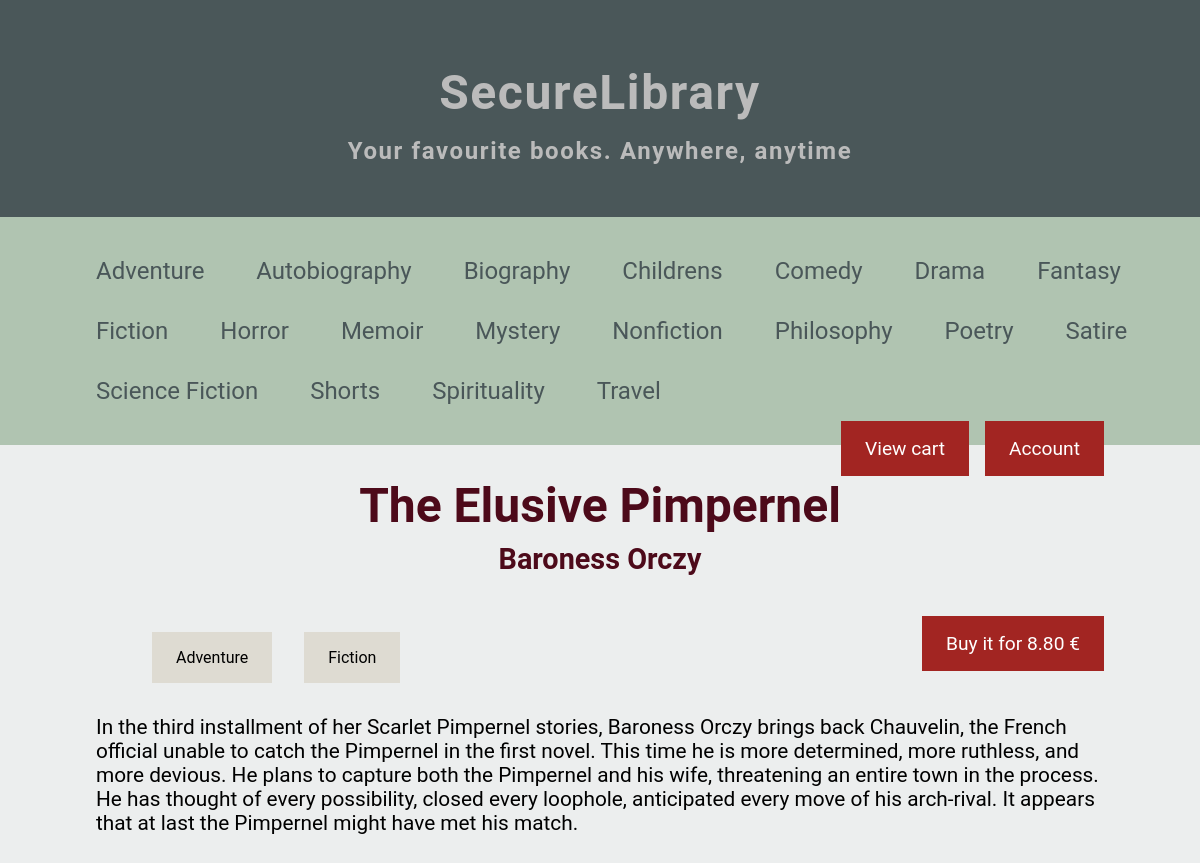
Page /book.php?id=1 on the committed database.
### tables this page shows
CREATE TABLE `genres` (
  `id` int PRIMARY KEY AUTO_INCREMENT,
  `name` varchar(255)
);

CREATE TABLE `ebooks` (
  `id` int PRIMARY KEY AUTO_INCREMENT,
  `title` varchar(255),
  `author` varchar(255),
  `description` text,
  `price` float,
  `path` varchar(255)
);

### public_html/includes/functions.php (called while the page is built, shortened)
<?php
require_once "db_connect.php";
function get_all_genres(){
    global $mysqli;
    return $mysqli->query("SELECT * FROM genres ORDER BY name ASC");
}
function get_book($id)
{
    global $mysqli;
    $book_query = $mysqli->prepare(
        "SELECT *
                FROM ebooks B
                WHERE B.id = ? "
    );
    $book_query->bind_param("i", $id);
    $book_query->execute();
    $book_result = $book_query->get_result();
    return $book_result ? $book_result->fetch_array() : false;
}
function get_book_genres($book_id)
{
    global $mysqli;
    $genre_query = $mysqli->prepare(
        "SELECT G.id, G.name
                FROM ebook_genre EG INNER JOIN genres G
                ON EG.genre_id = G.id
                WHERE EG.ebook_id = ?"
    );
    $genre_query->bind_param("i", $book_id);
    $genre_query->execute();
    return $genre_query->get_result();
}

### public_html/includes/auth_functions.php (called while the page is built, shortened)
<?php
    require_once "db_connect.php";
    function path_to_ebook_auth($user_id, $ebook_id){
        global $mysqli;
        $ownership_query = $mysqli->prepare(
            "SELECT E.path AS `path`
                FROM order_ebook OE
                    INNER JOIN orders O ON (O.id=OE.order_id)
                    INNER JOIN ebooks E ON (E.id=OE.ebook_id)
                WHERE O.user_id = ? AND OE.ebook_id = ?"
        );
        $ownership_query->bind_param("ii", $user_id, $ebook_id);
        $ownership_query->execute();
        $ownership_query_result = $ownership_query->get_result();
        $ebook_row = $ownership_query_result->fetch_row();
        if ($ebook_row){
            return $ebook_row[0];
        } else {
            return null;
        }
    }
?>

### public_html/book.php (the view, shortened to what this page needs)
<?php
require_once "includes/functions.php";
require_once "includes/auth_functions.php";
if (isset($_GET['id'])) {
    $book_id = $_GET['id'];
    $book = get_book($book_id);
    $genre_result = get_book_genres($book_id);
} else {
    $error_code = 400;
    $error_msg = "No book ID provided";
    include "includes/error.php";
    exit;
}
?>
<!DOCTYPE html>
<html>
<head>
    <?php include "includes/include.php" ?>
</head>
<body>
    <?php include "includes/header.php" ?>
    <main class="book-page">
        <h1 class="book-title"><?php echo $book['title'] ?></h1>
        <h2 class="book-author"><span class="book-author-name">
                <?php echo $book['author'] ?>
            </span>
        </h2>
        <ul class="book-genres">
            <?php while ($genre = $genre_result->fetch_array()) { ?>
                <li>
                    <a href="<?php echo 'search.php?genre=' . $genre['id']; ?>">
                        <div class="book-genre">
                            <?php echo $genre['name']; ?>
                        </div>
                    </a>
                </li>
            <?php
            }
            ?>
        </ul>
        <a href="cart.php?add=<?php echo $book['id']; ?>">
            <?php
                $book_path = path_to_ebook_auth($_SESSION['user_id'], $book['id']);
            ?>
            <div class="book-buy-download">
                <?php
                if (!$book_path) { ?>
                    Buy it for <?php echo number_format($book['price'], 2) ?> &#8364;
                <?php
                } else {
                ?>
                    <a href="download.php?id=<?php echo $book['id'] ?>">
                        Download <span class="dl-icon">&#11015;</span>
                    </a>
                <?php } ?>
            </div>
        </a>
        <div class="description">
            <?php echo $book['description'] ?>
        </div>
    </main>
</body>
</html>

### public_html/includes/include.php (shortened to what this page needs)
<link rel="stylesheet" href="css/custom.css" >

### public_html/includes/header.php
<header>
    <a href="index.php">
        <h1>
            SecureLibrary
        </h1>
        <h2>
            Your favourite books. Anywhere, anytime
        </h2>
    </a>
</header>
<?php include "includes/navbar.php" ?>

### public_html/includes/navbar.php
<nav>
    <ul>
        <?php
        $genres = get_all_genres();
        if ($genres) {
            while ($row = $genres->fetch_array()) {
        ?>
                <li class='menu-entry'>
                    <a href="<?php echo "search.php?genre=" . $row['id'] ?>">
                        <?php echo $row['name'] ?>
                    </a>
                </li>
        <?php
            }
        }
        ?>
    </ul>
    <div class="menu-cart">
        <a href="profile.php">
            Account
        </a>
        <a href="cart.php">
            View cart
        </a>
    </div>
</nav>

### public_html/css/custom.css (style rules this page uses)
html { font-family: 'Roboto', sans-serif; }
html, body { margin: 0; padding: 0; border: 0; outline: 0; font-size: 100%; vertical-align: baseline; background: transparent; }
body { background-color: #eceeee; }
a { text-decoration: none; color: inherit; }
header { background-color: #4A5759; text-align: center; padding: 2rem; }
header h1, header h2 { color: #bbb; letter-spacing: 0.1rem; }
header h1 { font-size: 3rem; margin-bottom: 1rem; }
header h2 { margin-top: 1rem; }
nav { background-color: #B0C4B1; padding: 1.5rem 2rem; }
nav ul { margin: 0; }
nav li { display: inline-block; margin-top: 1rem; margin-bottom: 1rem; font-size: 1.5rem; }
nav a { padding: 1rem 1.5rem; color: #4A5759; }
main { padding: 0 6rem; padding-bottom: 8rem; }
.book-page h1, .book-page h2 { text-align: center; }
.book-title { font-size: 3rem; }
.book-title, .book-author { color: #4d0a1a; margin-bottom: 0.5rem; }
.book-author { font-size: 1.8rem; margin-top: 0.5rem; }
.book-genres { margin-top: 2rem; display: flex; flex-wrap: wrap; float: left; }
.book-genres li { display: inline-block; margin: 1rem; }
.book-genre { padding: 1rem 1.5rem; background-color: #DEDBD2; }
.book-buy-download { margin-top: 2rem; padding: 1rem 1.5rem; font-size: 1.2rem; background-color: #A22522; color: white; float: right; }
.description { clear: both; margin-top: 1.5rem; font-size: 1.3rem; }
.menu-cart { margin-right: 3rem; }
.menu-cart a, .cart-buy-button a, .profile-links a { background-color: #A22522; float: right; padding: 1rem 1.5rem; margin-right: 1rem; color: white; font-size: 1.2rem; }
main { clear: both; }

### rows in the picture
genres: name "Adventure"
genres: name "Autobiography"
genres: name "Biography"
genres: name "Childrens"
genres: name "Comedy"
genres: name "Drama"
genres: name "Fantasy"
genres: name "Fiction"
genres: name "Horror"
genres: name "Memoir"
genres: name "Mystery"
genres: name "Nonfiction"
genres: name "Philosophy"
genres: name "Poetry"
genres: name "Satire"
genres: name "Science Fiction"
genres: name "Shorts"
genres: name "Spirituality"
genres: name "Travel"
ebooks: title "The Elusive Pimpernel", author "Baroness Orczy", price "8.80", description "In the third installment of her Scarlet Pimpernel stories, Baroness Orczy brings back Chauvelin, the French official unable to catch the Pimpernel in the first novel. This time he is more determined, more ruthless, and more devious. He plans to capture both the Pimpernel and his wife, threatening an entire town in the process. He has thought of every possibility, closed every loophole, anticipated every move of his arch-rival. It appears that at last the Pimpernel might have met his match."
